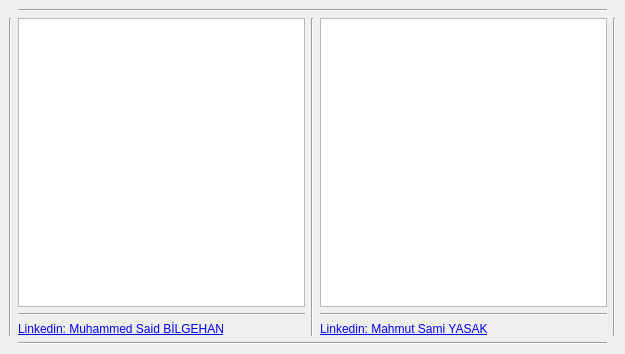
<?xml version="1.0" encoding="UTF-8"?>
<ui version="4.0">
 <class>MainWindow</class>
 <widget class="QMainWindow" name="MainWindow">
  <property name="geometry">
   <rect>
    <x>0</x>
    <y>0</y>
    <width>625</width>
    <height>354</height>
   </rect>
  </property>
  <property name="windowTitle">
   <string>MainWindow</string>
  </property>
  <widget class="QWidget" name="centralwidget">
   <layout class="QGridLayout" name="gridLayout">
    <item row="3" column="3">
     <widget class="QLabel" name="label_text_msyasak">
      <property name="frameShadow">
       <enum>QFrame::Sunken</enum>
      </property>
      <property name="text">
       <string>&lt;html&gt;&lt;head/&gt;&lt;body&gt;&lt;p&gt;&lt;a href=&quot;https://www.linkedin.com/in/msamiyasak/&quot;&gt;&lt;span style=&quot; text-decoration: underline; color:#0000ff;&quot;&gt;Linkedin: Mahmut Sami YASAK&lt;/span&gt;&lt;/a&gt;&lt;/p&gt;&lt;/body&gt;&lt;/html&gt;</string>
      </property>
      <property name="textFormat">
       <enum>Qt::AutoText</enum>
      </property>
     </widget>
    </item>
    <item row="1" column="1">
     <widget class="Graphics_View" name="graphicsView_msaidbilgehan">
      <property name="verticalScrollBarPolicy">
       <enum>Qt::ScrollBarAlwaysOff</enum>
      </property>
      <property name="horizontalScrollBarPolicy">
       <enum>Qt::ScrollBarAlwaysOff</enum>
      </property>
     </widget>
    </item>
    <item row="1" column="3">
     <widget class="Graphics_View" name="graphicsView_msyasak">
      <property name="verticalScrollBarPolicy">
       <enum>Qt::ScrollBarAlwaysOff</enum>
      </property>
      <property name="horizontalScrollBarPolicy">
       <enum>Qt::ScrollBarAlwaysOff</enum>
      </property>
     </widget>
    </item>
    <item row="3" column="1">
     <widget class="QLabel" name="label_text_msaidbilgehan">
      <property name="frameShadow">
       <enum>QFrame::Sunken</enum>
      </property>
      <property name="text">
       <string>&lt;html&gt;&lt;head/&gt;&lt;body&gt;&lt;p&gt;&lt;a href=&quot;https://www.linkedin.com/in/msaidbilgehan&quot;&gt;&lt;span style=&quot; text-decoration: underline; color:#0000ff;&quot;&gt;Linkedin: Muhammed Said BİLGEHAN&lt;/span&gt;&lt;/a&gt;&lt;/p&gt;&lt;/body&gt;&lt;/html&gt;</string>
      </property>
      <property name="textFormat">
       <enum>Qt::AutoText</enum>
      </property>
     </widget>
    </item>
    <item row="1" column="4" rowspan="3">
     <widget class="Line" name="line_2">
      <property name="orientation">
       <enum>Qt::Vertical</enum>
      </property>
     </widget>
    </item>
    <item row="0" column="1" colspan="3">
     <widget class="Line" name="line_3">
      <property name="orientation">
       <enum>Qt::Horizontal</enum>
      </property>
     </widget>
    </item>
    <item row="2" column="1">
     <widget class="Line" name="line_5">
      <property name="orientation">
       <enum>Qt::Horizontal</enum>
      </property>
     </widget>
    </item>
    <item row="4" column="1" colspan="3">
     <widget class="Line" name="line_4">
      <property name="orientation">
       <enum>Qt::Horizontal</enum>
      </property>
     </widget>
    </item>
    <item row="1" column="0" rowspan="3">
     <widget class="Line" name="line">
      <property name="orientation">
       <enum>Qt::Vertical</enum>
      </property>
     </widget>
    </item>
    <item row="2" column="3">
     <widget class="Line" name="line_6">
      <property name="orientation">
       <enum>Qt::Horizontal</enum>
      </property>
     </widget>
    </item>
    <item row="1" column="2" rowspan="3">
     <widget class="Line" name="line_7">
      <property name="orientation">
       <enum>Qt::Vertical</enum>
      </property>
     </widget>
    </item>
   </layout>
  </widget>
 </widget>
 <customwidgets>
  <customwidget>
   <class>Graphics_View</class>
   <extends>QGraphicsView</extends>
   <header location="global">structure_ui</header>
  </customwidget>
 </customwidgets>
 <resources/>
 <connections/>
</ui>
